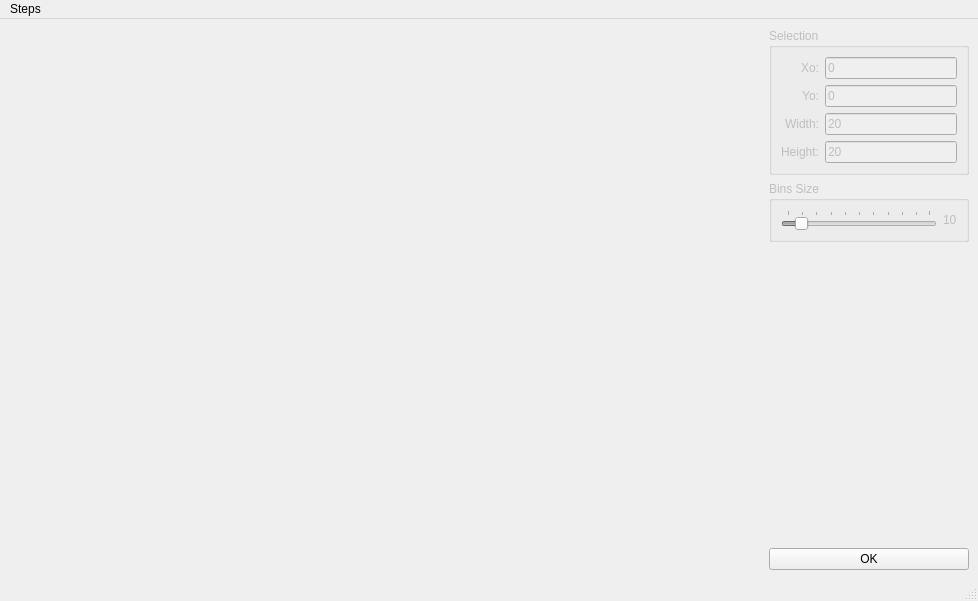
<?xml version="1.0" encoding="UTF-8"?>
<ui version="4.0">
 <class>MainWindow</class>
 <widget class="QMainWindow" name="MainWindow">
  <property name="geometry">
   <rect>
    <x>0</x>
    <y>0</y>
    <width>978</width>
    <height>601</height>
   </rect>
  </property>
  <property name="minimumSize">
   <size>
    <width>300</width>
    <height>0</height>
   </size>
  </property>
  <property name="windowTitle">
   <string>MainWindow</string>
  </property>
  <widget class="QWidget" name="centralwidget">
   <property name="minimumSize">
    <size>
     <width>0</width>
     <height>0</height>
    </size>
   </property>
   <layout class="QHBoxLayout" name="horizontalLayout_2">
    <item>
     <widget class="QWidget" name="left_widget" native="true">
      <property name="sizePolicy">
       <sizepolicy hsizetype="Expanding" vsizetype="Expanding">
        <horstretch>0</horstretch>
        <verstretch>0</verstretch>
       </sizepolicy>
      </property>
     </widget>
    </item>
    <item>
     <layout class="QVBoxLayout" name="verticalLayout_2">
      <property name="sizeConstraint">
       <enum>QLayout::SetMinimumSize</enum>
      </property>
      <item>
       <layout class="QVBoxLayout" name="verticalLayout">
        <property name="sizeConstraint">
         <enum>QLayout::SetMinimumSize</enum>
        </property>
        <item>
         <widget class="QGroupBox" name="groupBox">
          <property name="enabled">
           <bool>false</bool>
          </property>
          <property name="sizePolicy">
           <sizepolicy hsizetype="Minimum" vsizetype="Preferred">
            <horstretch>0</horstretch>
            <verstretch>0</verstretch>
           </sizepolicy>
          </property>
          <property name="minimumSize">
           <size>
            <width>200</width>
            <height>0</height>
           </size>
          </property>
          <property name="maximumSize">
           <size>
            <width>200</width>
            <height>16777215</height>
           </size>
          </property>
          <property name="title">
           <string>Selection</string>
          </property>
          <layout class="QGridLayout" name="gridLayout">
           <item row="0" column="0">
            <widget class="QLabel" name="label">
             <property name="sizePolicy">
              <sizepolicy hsizetype="Minimum" vsizetype="Preferred">
               <horstretch>0</horstretch>
               <verstretch>0</verstretch>
              </sizepolicy>
             </property>
             <property name="text">
              <string>Xo:</string>
             </property>
             <property name="alignment">
              <set>Qt::AlignRight|Qt::AlignTrailing|Qt::AlignVCenter</set>
             </property>
            </widget>
           </item>
           <item row="0" column="1">
            <widget class="QLineEdit" name="selection_x0">
             <property name="text">
              <string>0</string>
             </property>
            </widget>
           </item>
           <item row="1" column="0">
            <widget class="QLabel" name="label_2">
             <property name="text">
              <string>Yo:</string>
             </property>
             <property name="alignment">
              <set>Qt::AlignRight|Qt::AlignTrailing|Qt::AlignVCenter</set>
             </property>
            </widget>
           </item>
           <item row="1" column="1">
            <widget class="QLineEdit" name="selection_y0">
             <property name="text">
              <string>0</string>
             </property>
            </widget>
           </item>
           <item row="2" column="0">
            <widget class="QLabel" name="label_3">
             <property name="text">
              <string>Width:</string>
             </property>
             <property name="alignment">
              <set>Qt::AlignRight|Qt::AlignTrailing|Qt::AlignVCenter</set>
             </property>
            </widget>
           </item>
           <item row="2" column="1">
            <widget class="QLineEdit" name="selection_width">
             <property name="text">
              <string>20</string>
             </property>
            </widget>
           </item>
           <item row="3" column="0">
            <widget class="QLabel" name="label_4">
             <property name="text">
              <string>Height:</string>
             </property>
             <property name="alignment">
              <set>Qt::AlignRight|Qt::AlignTrailing|Qt::AlignVCenter</set>
             </property>
            </widget>
           </item>
           <item row="3" column="1">
            <widget class="QLineEdit" name="selection_height">
             <property name="text">
              <string>20</string>
             </property>
            </widget>
           </item>
          </layout>
         </widget>
        </item>
        <item>
         <widget class="QGroupBox" name="groupBox_2">
          <property name="enabled">
           <bool>false</bool>
          </property>
          <property name="sizePolicy">
           <sizepolicy hsizetype="Minimum" vsizetype="Preferred">
            <horstretch>0</horstretch>
            <verstretch>0</verstretch>
           </sizepolicy>
          </property>
          <property name="minimumSize">
           <size>
            <width>200</width>
            <height>0</height>
           </size>
          </property>
          <property name="maximumSize">
           <size>
            <width>200</width>
            <height>16777215</height>
           </size>
          </property>
          <property name="title">
           <string>Bins Size</string>
          </property>
          <layout class="QHBoxLayout" name="horizontalLayout">
           <item>
            <widget class="QSlider" name="bin_size_horizontalSlider">
             <property name="enabled">
              <bool>false</bool>
             </property>
             <property name="minimum">
              <number>1</number>
             </property>
             <property name="maximum">
              <number>100</number>
             </property>
             <property name="value">
              <number>10</number>
             </property>
             <property name="orientation">
              <enum>Qt::Horizontal</enum>
             </property>
             <property name="tickPosition">
              <enum>QSlider::TicksAbove</enum>
             </property>
             <property name="tickInterval">
              <number>10</number>
             </property>
            </widget>
           </item>
           <item>
            <widget class="QLabel" name="bin_size_label">
             <property name="text">
              <string>10</string>
             </property>
            </widget>
           </item>
          </layout>
         </widget>
        </item>
       </layout>
      </item>
      <item>
       <spacer name="verticalSpacer">
        <property name="orientation">
         <enum>Qt::Vertical</enum>
        </property>
        <property name="sizeType">
         <enum>QSizePolicy::Expanding</enum>
        </property>
        <property name="sizeHint" stdset="0">
         <size>
          <width>20</width>
          <height>40</height>
         </size>
        </property>
       </spacer>
      </item>
      <item>
       <widget class="QPushButton" name="pushButton">
        <property name="text">
         <string>OK</string>
        </property>
       </widget>
      </item>
     </layout>
    </item>
   </layout>
  </widget>
  <widget class="QStatusBar" name="statusbar"/>
  <widget class="QMenuBar" name="menuBar">
   <property name="geometry">
    <rect>
     <x>0</x>
     <y>0</y>
     <width>978</width>
     <height>24</height>
    </rect>
   </property>
   <widget class="QMenu" name="menuSteps">
    <property name="title">
     <string>Steps</string>
    </property>
    <addaction name="action5_Fitting"/>
   </widget>
   <addaction name="menuSteps"/>
  </widget>
  <action name="action5_Fitting">
   <property name="text">
    <string>5. Fitting</string>
   </property>
   <property name="shortcut">
    <string>Ctrl+5</string>
   </property>
  </action>
 </widget>
 <resources>
  <include location="../icons/icons.qrc"/>
 </resources>
 <connections>
  <connection>
   <sender>selection_x0</sender>
   <signal>editingFinished()</signal>
   <receiver>MainWindow</receiver>
   <slot>roi_selection_widgets_modified()</slot>
   <hints>
    <hint type="sourcelabel">
     <x>680</x>
     <y>66</y>
    </hint>
    <hint type="destinationlabel">
     <x>786</x>
     <y>117</y>
    </hint>
   </hints>
  </connection>
  <connection>
   <sender>selection_y0</sender>
   <signal>editingFinished()</signal>
   <receiver>MainWindow</receiver>
   <slot>roi_selection_widgets_modified()</slot>
   <hints>
    <hint type="sourcelabel">
     <x>596</x>
     <y>93</y>
    </hint>
    <hint type="destinationlabel">
     <x>797</x>
     <y>158</y>
    </hint>
   </hints>
  </connection>
  <connection>
   <sender>selection_width</sender>
   <signal>editingFinished()</signal>
   <receiver>MainWindow</receiver>
   <slot>roi_selection_widgets_modified()</slot>
   <hints>
    <hint type="sourcelabel">
     <x>680</x>
     <y>128</y>
    </hint>
    <hint type="destinationlabel">
     <x>788</x>
     <y>207</y>
    </hint>
   </hints>
  </connection>
  <connection>
   <sender>selection_height</sender>
   <signal>editingFinished()</signal>
   <receiver>MainWindow</receiver>
   <slot>roi_selection_widgets_modified()</slot>
   <hints>
    <hint type="sourcelabel">
     <x>580</x>
     <y>154</y>
    </hint>
    <hint type="destinationlabel">
     <x>783</x>
     <y>279</y>
    </hint>
   </hints>
  </connection>
  <connection>
   <sender>bin_size_horizontalSlider</sender>
   <signal>valueChanged(int)</signal>
   <receiver>MainWindow</receiver>
   <slot>bin_slider_value_changed()</slot>
   <hints>
    <hint type="sourcelabel">
     <x>538</x>
     <y>213</y>
    </hint>
    <hint type="destinationlabel">
     <x>488</x>
     <y>300</y>
    </hint>
   </hints>
  </connection>
  <connection>
   <sender>pushButton</sender>
   <signal>clicked()</signal>
   <receiver>MainWindow</receiver>
   <slot>ok_button_clicked()</slot>
   <hints>
    <hint type="sourcelabel">
     <x>738</x>
     <y>552</y>
    </hint>
    <hint type="destinationlabel">
     <x>872</x>
     <y>485</y>
    </hint>
   </hints>
  </connection>
  <connection>
   <sender>action5_Fitting</sender>
   <signal>triggered()</signal>
   <receiver>MainWindow</receiver>
   <slot>fitting_steps_clicked()</slot>
   <hints>
    <hint type="sourcelabel">
     <x>-1</x>
     <y>-1</y>
    </hint>
    <hint type="destinationlabel">
     <x>488</x>
     <y>300</y>
    </hint>
   </hints>
  </connection>
 </connections>
 <slots>
  <slot>sample_import_button_clicked()</slot>
  <slot>time_spectra_import_button_clicked()</slot>
  <slot>open_beam_import_button_clicked()</slot>
  <slot>sample_list_selection_changed()</slot>
  <slot>open_beam_list_selection_changed()</slot>
  <slot>sample_list_right_click()</slot>
  <slot>time_spectra_selection_changed()</slot>
  <slot>load_data_tab_changed()</slot>
  <slot>time_spectra_preview_button_clicked()</slot>
  <slot>normalized_import_button_clicked()</slot>
  <slot>normalized_list_selection_changed()</slot>
  <slot>update_delta_lambda()</slot>
  <slot>crystal_structure_index_changed()</slot>
  <slot>crystal_structure_2_index_changed()</slot>
  <slot>list_of_element_index_changed()</slot>
  <slot>list_of_element_2_index_changed()</slot>
  <slot>lattice_text_changed()</slot>
  <slot>lattice_2_text_changed()</slot>
  <slot>material_display_clicked()</slot>
  <slot>material_display_2_clicked()</slot>
  <slot>normalization_add_roi_button_clicked()</slot>
  <slot>normalization_remove_roi_button_clicked()</slot>
  <slot>normalization_use_coefficient_checked()</slot>
  <slot>normalization_button_clicked()</slot>
  <slot>normalization_coefficient_value_changed()</slot>
  <slot>tab_widget_changed()</slot>
  <slot>normalization_tableWidget_cell_changed()</slot>
  <slot>beam_rate_changed()</slot>
  <slot>distance_source_detector_changed()</slot>
  <slot>detector_offset_changed()</slot>
  <slot>distance_source_detector_2_changed()</slot>
  <slot>detector_offset_2_changed()</slot>
  <slot>beam_rate_2_changed()</slot>
  <slot>list_of_elements_current_text_changed()</slot>
  <slot>add_element_clicked()</slot>
  <slot>reset_lattice_button_clicked()</slot>
  <slot>reset_crystal_structure_button_clicked()</slot>
  <slot>reset_lattice_button_2_clicked()</slot>
  <slot>reset_crystal_structure_button_2_clicked()</slot>
  <slot>normalized_time_spectra_import_button_clicked()</slot>
  <slot>normalized_time_spectra_preview_button_clicked()</slot>
  <slot>test_me_clicked()</slot>
  <slot>menu_view_load_data_clicked()</slot>
  <slot>menu_view_normalization_clicked()</slot>
  <slot>menu_view_normalized_clicked()</slot>
  <slot>menu_view_binning_clicked()</slot>
  <slot>menu_view_fitting_clicked()</slot>
  <slot>menu_view_strain_mapping_clicked()</slot>
  <slot>roi_selection_widgets_modified()</slot>
  <slot>bin_slider_value_changed()</slot>
  <slot>ok_button_clicked()</slot>
  <slot>fitting_steps_clicked()</slot>
 </slots>
</ui>
